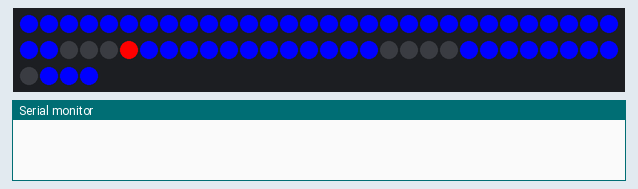
Recording of a sketch running on a simulated ESP8266 (NodeMCU). Parts: 64 RGB LEDs in strip order, left to right, continuing on the next row, the last lines printed to the serial monitor. Random numbers use the default seed unless the sketch sets one.

Above: at 1.1 s.
At 6.1 s:
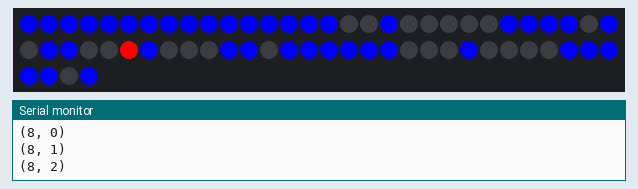
At 11.1 s:
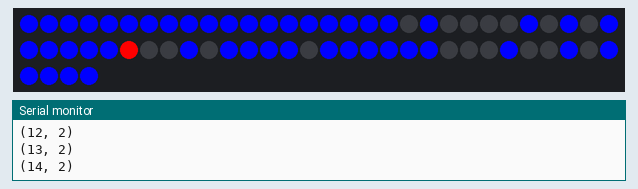
At 21.6 s:
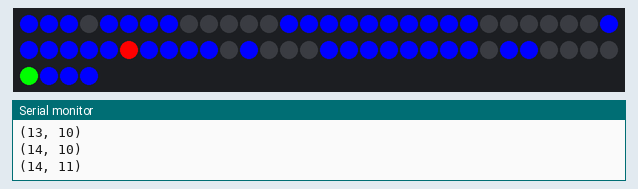
At 25.2 s:
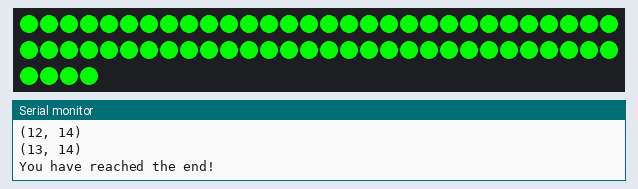
At 39.2 s:
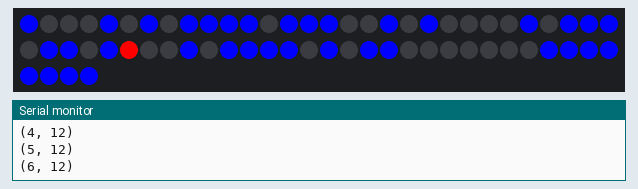

Measured:
- what the display in image 1 shows lasts 0.5 s, from 6.0 s to 6.5 s
- what the display in image 4 shows lasts 1.0 s, from 25.1 s to 26.1 s

The sketch:

ESP8266Code.ino
```cpp
#include <ArduinoJson.h>


#include <Adafruit_NeoPixel.h>
#ifdef __AVR__
#include <avr/power.h> // Required for 16 MHz Adafruit Trinket
#endif

#define PIN        D3

#define NUMPIXELS 64

Adafruit_NeoPixel pixels(NUMPIXELS, PIN, NEO_GRB + NEO_KHZ800);


void setup() {
  // Conexão Wi-Fi
  Serial.begin(115200);

  while (!Serial) {}

  # if defined(__AVR_ATtiny85__) && (F_CPU == 16000000)
    clock_prescale_set(clock_div_1);
  # endif

  pixels.begin();

  delay(1000);

  lab_start();
}

void loop() {

}
```

lab.ino
```cpp
const int mazeWidth = 16;
const int mazeHeight = 16;

char maze[mazeHeight][mazeWidth] = {
    {'S', ' ', ' ', ' ', ' ', ' ', ' ', ' ', ' ', ' ', ' ', ' ', ' ', ' ', ' ', ' '},
    {'#', '#', '#', ' ', '#', '#', '#', '#', '#', '#', '#', '#', '#', '#', '#', ' '},
    {' ', ' ', ' ', ' ', ' ', ' ', ' ', ' ', ' ', ' ', ' ', ' ', ' ', ' ', '#', ' '},
    {' ', '#', '#', '#', '#', '#', '#', '#', '#', '#', '#', '#', '#', ' ', '#', ' '},
    {' ', '#', ' ', ' ', ' ', ' ', ' ', ' ', ' ', ' ', ' ', ' ', '#', ' ', '#', ' '},
    {' ', '#', ' ', '#', '#', '#', '#', '#', '#', '#', ' ', ' ', '#', ' ', '#', ' '},
    {' ', '#', ' ', '#', ' ', ' ', ' ', ' ', '#', ' ', ' ', ' ', '#', ' ', '#', ' '},
    {' ', '#', ' ', '#', ' ', '#', '#', ' ', '#', '#', '#', '#', '#', ' ', '#', ' '},
    {' ', '#', ' ', '#', ' ', '#', ' ', ' ', ' ', ' ', ' ', ' ', ' ', ' ', ' ', ' '},
    {' ', '#', ' ', '#', ' ', '#', ' ', '#', '#', '#', '#', '#', '#', '#', '#', ' '},
    {' ', '#', ' ', '#', ' ', '#', ' ', '#', ' ', ' ', ' ', ' ', ' ', ' ', ' ', ' '},
    {' ', '#', ' ', '#', ' ', '#', ' ', '#', ' ', '#', '#', '#', '#', '#', '#', ' '},
    {' ', '#', ' ', '#', ' ', '#', ' ', '#', ' ', ' ', ' ', ' ', ' ', ' ', '#', ' '},
    {' ', '#', ' ', '#', ' ', '#', ' ', '#', '#', '#', '#', '#', '#', ' ', '#', ' '},
    {' ', '#', ' ', ' ', ' ', ' ', ' ', ' ', ' ', ' ', ' ', ' ', ' ', ' ', '#', ' '},
    {' ', '#', '#', '#', '#', '#', '#', '#', '#', '#', '#', '#', '#', '#', '#', 'E'}
    };

int x = 0, y = 0;
enum Action { UP, DOWN, LEFT, RIGHT };


#include <queue>
#include <vector>
#include <tuple>

struct Node {
    int x, y;
    int g, h;
    Node* parent;

    Node(int x, int y, int g, int h, Node* parent = nullptr)
        : x(x), y(y), g(g), h(h), parent(parent) {}

    int f() const {
        return g + h;
    }

    bool operator>(const Node& other) const {
        return f() > other.f();
    }
};

std::vector<std::pair<int, int>> reconstruct_path(Node* node) {
    std::vector<std::pair<int, int>> path;
    while (node != nullptr) {
        path.push_back({node->x, node->y});
        node = node->parent;
    }
    std::reverse(path.begin(), path.end());
    return path;
}

std::vector<std::pair<int, int>> a_star(int startX, int startY, int endX, int endY) {
    std::priority_queue<Node, std::vector<Node>, std::greater<Node>> openSet;
    std::vector<std::vector<bool>> closedSet(mazeHeight, std::vector<bool>(mazeWidth, false));

    auto heuristic = [](int x1, int y1, int x2, int y2) {
        return abs(x1 - x2) + abs(y1 - y2);
    };

    openSet.emplace(startX, startY, 0, heuristic(startX, startY, endX, endY));

    while (!openSet.empty()) {
        Node current = openSet.top();
        openSet.pop();

        if (current.x == endX && current.y == endY) {
            return reconstruct_path(&current);
        }

        closedSet[current.y][current.x] = true;

        std::vector<std::pair<int, int>> neighbors = {
            {current.x, current.y - 1}, {current.x, current.y + 1},
            {current.x - 1, current.y}, {current.x + 1, current.y}
        };

        for (auto& neighbor : neighbors) {
            int nx = neighbor.first;
            int ny = neighbor.second;

            if (nx >= 0 && nx < mazeWidth && ny >= 0 && ny < mazeHeight && maze[ny][nx] != '#' && !closedSet[ny][nx]) {
                int g = current.g + 1;
                int h = heuristic(nx, ny, endX, endY);
                openSet.emplace(nx, ny, g, h, new Node(current));
            }
        }
    }

    return {}; // Return empty path if no solution is found
}


void lab_start() {
    generateMaze();
    x = 0;
    y = 0;
    draw();
    std::vector<std::pair<int, int>> path = a_star(0, 0, mazeWidth - 2, mazeHeight - 2);
    lab_loop(path);
}

void lab_loop(std::vector<std::pair<int, int>> path) {
    for (auto step : path) {
        int nextX = step.first;
        int nextY = step.second;

        if (nextX == x && nextY == y - 1) {
            move("up");
        } else if (nextX == x && nextY == y + 1) {
            move("down");
        } else if (nextX == x - 1 && nextY == y) {
            move("left");
        } else if (nextX == x + 1 && nextY == y) {
            move("right");
        }

        delay(500); // Add delay to visualize the movement
    }
}

void generateMaze() {
    // Initialize the maze with walls
    for (int i = 0; i < mazeHeight; i++) {
        for (int j = 0; j < mazeWidth; j++) {
            maze[i][j] = '#';
        }
    }

    // Create a path using Depth-First Search (DFS)
    int stack[mazeHeight * mazeWidth][2];
    int top = -1;
    int cx = 0, cy = 0;
    maze[cy][cx] = ' ';
    stack[++top][0] = cx;
    stack[top][1] = cy;

    while (top >= 0) {
        cx = stack[top][0];
        cy = stack[top][1];
        int directions[4][2] = {{0, -1}, {0, 1}, {-1, 0}, {1, 0}};
        bool moved = false;

        // Shuffle directions to create a random path
        for (int i = 0; i < 4; i++) {
            int r = random(4);
            int temp[2] = {directions[i][0], directions[i][1]};
            directions[i][0] = directions[r][0];
            directions[i][1] = directions[r][1];
            directions[r][0] = temp[0];
            directions[r][1] = temp[1];
        }

        for (int i = 0; i < 4; i++) {
            int nx = cx + directions[i][0] * 2;
            int ny = cy + directions[i][1] * 2;
            if (nx >= 0 && nx < mazeWidth && ny >= 0 && ny < mazeHeight && maze[ny][nx] == '#') {
                maze[cy + directions[i][1]][cx + directions[i][0]] = ' ';
                maze[ny][nx] = ' ';
                stack[++top][0] = nx;
                stack[top][1] = ny;
                moved = true;
                break;
            }
        }

        if (!moved) {
            top--;
        }
    }

    // Set start and end points
    maze[0][0] = 'S';
    maze[mazeHeight - 2][mazeWidth - 2] = 'E';
}


void move(String direction) {
    if(direction == "up" && y > 0 && maze[y - 1][x] != '#') {
        y--;
    } else if (direction == "down" && y < mazeHeight - 1 && maze[y + 1][x] != '#') {
        y++;
    } else if (direction == "left" && x > 0 && maze[y][x - 1] != '#') {
        x--;
    } else if (direction == "right" && x < mazeWidth - 1 && maze[y][x + 1] != '#') {
        x++;
    }

    if (maze[y][x] == 'E') {
        Serial.println("You have reached the end!");
        for (int i = 0; i < 8; i++) {
            for (int j = 0; j < 8; j++) {
            pixels.setPixelColor(i * 8 + j, pixels.Color(0, 255, 0)); // Green for win
            }
        }
        pixels.show();
        delay(1000);
        lab_start();
    } else {
        Serial.print("(");
        Serial.print(x);
        Serial.print(", ");
        Serial.print(y);
        Serial.println(")");
    }
    draw();
}

String get_leds() {
    int startX = max(0, x - 4);
    int startY = max(0, y - 4);
    int endX = min(mazeWidth, x + 4);
    int endY = min(mazeHeight, y + 4);

    String result = "";
    for (int i = y - 4; i < y+4; i++) {
        for (int j = x - 4; j < x + 4; j++) {
          if(i == y && j == x) result += "x";
          else if (i < startY || i >= endY || j < startX || j >= endX) result += 'o';
          else result += maze[i][j];
        }
    }
    return result;
}

void draw() {
    pixels.clear();
    String draw_map = get_leds();
    for (int i = 0; i < 8; i++) {
        if(i%2 == 1) {
            for (int j = 0; j < 8; j++) {
                if (draw_map[i * 8 + j] == 'x') {
                    pixels.setPixelColor(i * 8 + j, pixels.Color(255, 0, 0)); // Red for current position
                } else if (draw_map[i * 8 + j] == '#' || draw_map[i * 8 + j] == 'o') {
                    pixels.setPixelColor(i * 8 + j, pixels.Color(0, 0, 255)); // Blue for walls
                } else if (draw_map[i * 8 + j] == 'E') {
                    pixels.setPixelColor(i * 8 + j, pixels.Color(0, 255, 0)); // Green for end
                } else {
                    pixels.setPixelColor(i * 8 + j, pixels.Color(0, 0, 0)); // Off for empty spaces
                }
            }
        } else {
            for (int j = 7; j >= 0; j--) {
                if (draw_map[i * 8 + j] == 'x') {
                    pixels.setPixelColor(i * 8 + (7 - j), pixels.Color(255, 0, 0)); // Red for current position
                } else if (draw_map[i * 8 + j] == '#' || draw_map[i * 8 + j] == 'o') {
                    pixels.setPixelColor(i * 8 + (7 - j), pixels.Color(0, 0, 255)); // Blue for walls
                } else if (draw_map[i * 8 + j] == 'E') {
                    pixels.setPixelColor(i * 8 + (7 - j), pixels.Color(0, 255, 0)); // Green for end
                } else {
                    pixels.setPixelColor(i * 8 + (7 - j), pixels.Color(0, 0, 0)); // Off for empty spaces
                }
            }
        }
    }
    pixels.show();
}
```
